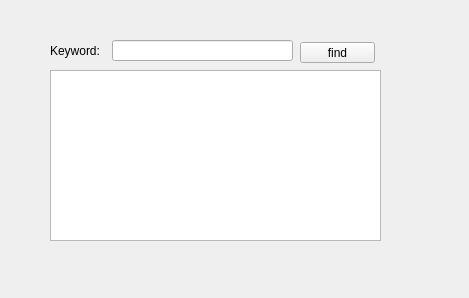
<?xml version="1.0" encoding="UTF-8"?>
<ui version="4.0">
 <class>Textfinder2</class>
 <widget class="QWidget" name="Textfinder2">
  <property name="geometry">
   <rect>
    <x>0</x>
    <y>0</y>
    <width>469</width>
    <height>298</height>
   </rect>
  </property>
  <property name="windowTitle">
   <string>Textfinder2</string>
  </property>
  <widget class="QLabel" name="label">
   <property name="geometry">
    <rect>
     <x>50</x>
     <y>40</y>
     <width>54</width>
     <height>21</height>
    </rect>
   </property>
   <property name="text">
    <string>Keyword:</string>
   </property>
  </widget>
  <widget class="QLineEdit" name="lineEdit">
   <property name="geometry">
    <rect>
     <x>112</x>
     <y>40</y>
     <width>181</width>
     <height>21</height>
    </rect>
   </property>
  </widget>
  <widget class="QPushButton" name="pushButton">
   <property name="geometry">
    <rect>
     <x>300</x>
     <y>42</y>
     <width>75</width>
     <height>21</height>
    </rect>
   </property>
   <property name="text">
    <string>find</string>
   </property>
  </widget>
  <widget class="QTextEdit" name="textEdit">
   <property name="geometry">
    <rect>
     <x>50</x>
     <y>70</y>
     <width>331</width>
     <height>171</height>
    </rect>
   </property>
  </widget>
 </widget>
 <layoutdefault spacing="6" margin="11"/>
 <resources/>
 <connections/>
</ui>
